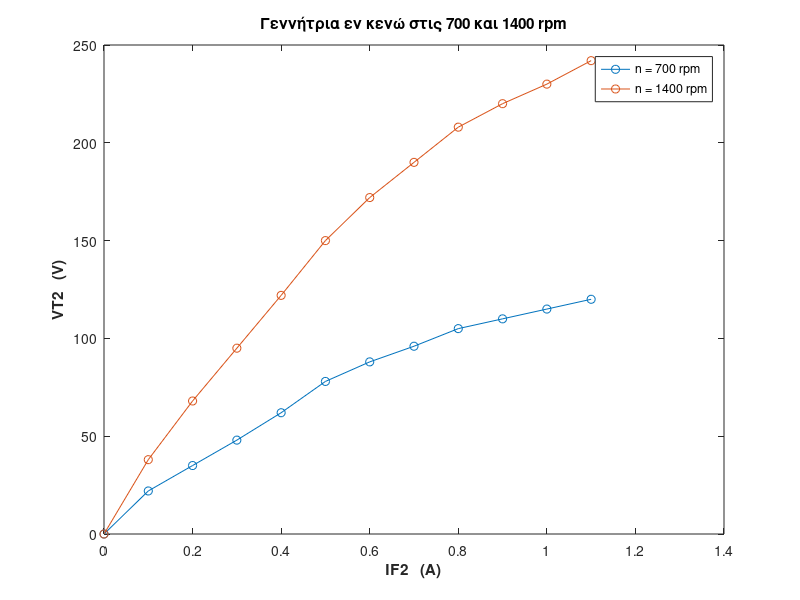
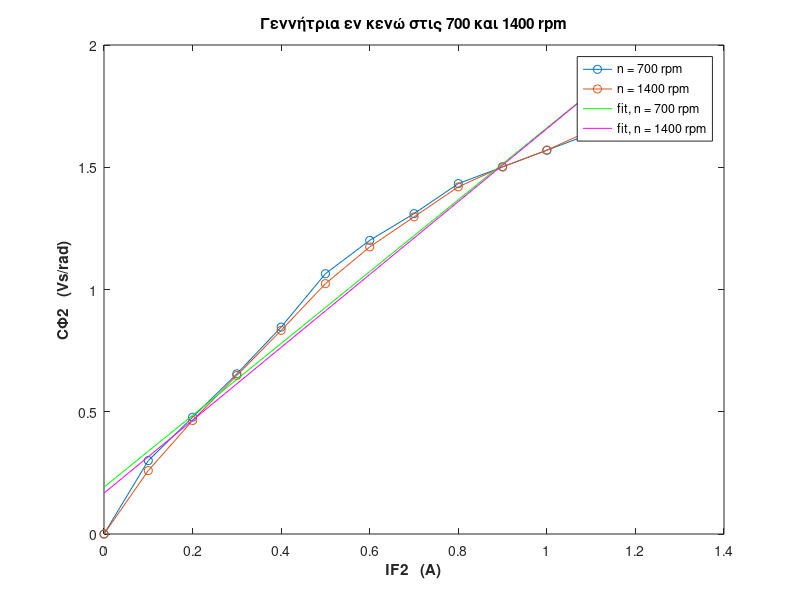

MATLAB code to generate these figures, in order:
%% 4.1.1
% IF1 = 0.76A
% n = 700
clear;
IF2_700 = [0 0.1 0.2 0.3 0.4 0.5 0.6 0.7 0.8 0.9 1.0 1.1];
VT2_700 = [0 22 35 48 62 78 88 96 105 110 115 120];
CF2_700 = VT2_700./73.27 ; 

% n = 1400
IF2_1400 = [0 0.1 0.2 0.3 0.4 0.5 0.6 0.7 0.8 0.9 1.0 1.1];
VT2_1400 = [0 38 68 95 122 150 172 190 208 220 230 242];
CF2_1400 = VT2_1400./146.5 ;

figure(1)
plot(IF2_700, VT2_700, 'Marker','o','DisplayName',"n = 700 rpm");
hold on;
plot(IF2_1400, VT2_1400, 'Marker','o','DisplayName',"n = 1400 rpm");
xlabel("IF2   (A)","FontWeight","bold");
ylabel("VT2   (V)","FontWeight","bold");
title("Γεννήτρια εν κενώ στις 700 και 1400 rpm");
legend;


figure(2)
plot(IF2_700, CF2_700, 'Marker','o','DisplayName',"n = 700 rpm");
hold on;
plot(IF2_1400, CF2_1400, 'Marker','o','DisplayName',"n = 1400 rpm");
xlabel("IF2   (A)","FontWeight","bold");
ylabel("CΦ2   (Vs/rad)","FontWeight","bold");
title("Γεννήτρια εν κενώ στις 700 και 1400 rpm");

P1 = polyfit(IF2_700,CF2_700,1);
y1fit = P1(1)*IF2_700+P1(2);
hold on;
plot(IF2_700,y1fit,'g','DisplayName',"fit, n = 700 rpm");

P2 = polyfit(IF2_1400,CF2_1400,1);
y2fit = P2(1)*IF2_1400+P2(2);
hold on;
plot(IF2_1400,y2fit,'m','DisplayName',"fit, n = 1400 rpm");
legend;
